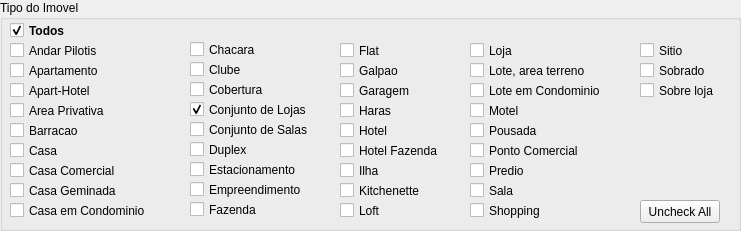
  <widget class="QGroupBox" name="gb_tipo_imovel">
   <property name="geometry">
    <rect>
     <x>38</x>
     <y>70</y>
     <width>741</width>
     <height>231</height>
    </rect>
   </property>
   <property name="title">
    <string>Tipo do Imovel</string>
   </property>
   <widget class="QCheckBox" name="cb_todos">
    <property name="geometry">
     <rect>
      <x>10</x>
      <y>20</y>
      <width>85</width>
      <height>21</height>
     </rect>
    </property>
    <property name="font">
     <font>
      <weight>75</weight>
      <bold>true</bold>
     </font>
    </property>
    <property name="text">
     <string>Todos</string>
    </property>
    <property name="shortcut">
     <string>Backspace</string>
    </property>
    <property name="checked">
     <bool>true</bool>
    </property>
    <property name="autoExclusive">
     <bool>false</bool>
    </property>
    <property name="tristate">
     <bool>false</bool>
    </property>
   </widget>
   <widget class="QCheckBox" name="cb_andar_pilotis">
    <property name="geometry">
     <rect>
      <x>10</x>
      <y>40</y>
      <width>101</width>
      <height>21</height>
     </rect>
    </property>
    <property name="text">
     <string>Andar Pilotis</string>
    </property>
    <property name="shortcut">
     <string>Backspace</string>
    </property>
    <property name="checked">
     <bool>false</bool>
    </property>
    <property name="autoExclusive">
     <bool>false</bool>
    </property>
    <attribute name="buttonGroup">
     <string notr="true">bt_group_tipo_imovel</string>
    </attribute>
   </widget>
   <widget class="QCheckBox" name="cb_casa_comercial">
    <property name="geometry">
     <rect>
      <x>10</x>
      <y>160</y>
      <width>121</width>
      <height>21</height>
     </rect>
    </property>
    <property name="text">
     <string>Casa Comercial</string>
    </property>
    <property name="shortcut">
     <string>Backspace</string>
    </property>
    <property name="checked">
     <bool>false</bool>
    </property>
    <property name="autoExclusive">
     <bool>false</bool>
    </property>
    <attribute name="buttonGroup">
     <string notr="true">bt_group_tipo_imovel</string>
    </attribute>
   </widget>
   <widget class="QCheckBox" name="cb_casa_geminada">
    <property name="geometry">
     <rect>
      <x>10</x>
      <y>180</y>
      <width>121</width>
      <height>21</height>
     </rect>
    </property>
    <property name="text">
     <string>Casa Geminada</string>
    </property>
    <property name="shortcut">
     <string>Backspace</string>
    </property>
    <property name="checked">
     <bool>false</bool>
    </property>
    <property name="autoExclusive">
     <bool>false</bool>
    </property>
    <attribute name="buttonGroup">
     <string notr="true">bt_group_tipo_imovel</string>
    </attribute>
   </widget>
   <widget class="QCheckBox" name="cb_area_privativa">
    <property name="geometry">
     <rect>
      <x>10</x>
      <y>100</y>
      <width>111</width>
      <height>21</height>
     </rect>
    </property>
    <property name="text">
     <string>Area Privativa</string>
    </property>
    <property name="shortcut">
     <string>Backspace</string>
    </property>
    <property name="checked">
     <bool>false</bool>
    </property>
    <property name="autoExclusive">
     <bool>false</bool>
    </property>
    <attribute name="buttonGroup">
     <string notr="true">bt_group_tipo_imovel</string>
    </attribute>
   </widget>
   <widget class="QCheckBox" name="cb_apart_hotel">
    <property name="geometry">
     <rect>
      <x>10</x>
      <y>80</y>
      <width>101</width>
      <height>21</height>
     </rect>
    </property>
    <property name="text">
     <string>Apart-Hotel</string>
    </property>
    <property name="shortcut">
     <string>Backspace</string>
    </property>
    <property name="checked">
     <bool>false</bool>
    </property>
    <property name="autoExclusive">
     <bool>false</bool>
    </property>
    <attribute name="buttonGroup">
     <string notr="true">bt_group_tipo_imovel</string>
    </attribute>
   </widget>
   <widget class="QCheckBox" name="cb_apartamento">
    <property name="geometry">
     <rect>
      <x>10</x>
      <y>60</y>
      <width>111</width>
      <height>21</height>
     </rect>
    </property>
    <property name="text">
     <string>Apartamento</string>
    </property>
    <property name="shortcut">
     <string>Backspace</string>
    </property>
    <property name="checked">
     <bool>false</bool>
    </property>
    <property name="autoExclusive">
     <bool>false</bool>
    </property>
    <attribute name="buttonGroup">
     <string notr="true">bt_group_tipo_imovel</string>
    </attribute>
   </widget>
   <widget class="QCheckBox" name="cb_clube">
    <property name="geometry">
     <rect>
      <x>190</x>
      <y>59</y>
      <width>85</width>
      <height>21</height>
     </rect>
    </property>
    <property name="text">
     <string>Clube</string>
    </property>
    <property name="shortcut">
     <string>Backspace</string>
    </property>
    <property name="checked">
     <bool>false</bool>
    </property>
    <property name="autoExclusive">
     <bool>false</bool>
    </property>
    <attribute name="buttonGroup">
     <string notr="true">bt_group_tipo_imovel</string>
    </attribute>
   </widget>
   <widget class="QCheckBox" name="cb_chacara">
    <property name="geometry">
     <rect>
      <x>190</x>
      <y>39</y>
      <width>85</width>
      <height>21</height>
     </rect>
    </property>
    <property name="text">
     <string>Chacara</string>
    </property>
    <property name="shortcut">
     <string>Backspace</string>
    </property>
    <property name="checked">
     <bool>false</bool>
    </property>
    <property name="autoExclusive">
     <bool>false</bool>
    </property>
    <attribute name="buttonGroup">
     <string notr="true">bt_group_tipo_imovel</string>
    </attribute>
   </widget>
   <widget class="QCheckBox" name="cb_casa_condominio">
    <property name="geometry">
     <rect>
      <x>10</x>
      <y>200</y>
      <width>151</width>
      <height>21</height>
     </rect>
    </property>
    <property name="text">
     <string>Casa em Condominio</string>
    </property>
    <property name="shortcut">
     <string>Backspace</string>
    </property>
    <property name="checked">
     <bool>false</bool>
    </property>
    <property name="autoExclusive">
     <bool>false</bool>
    </property>
    <attribute name="buttonGroup">
     <string notr="true">bt_group_tipo_imovel</string>
    </attribute>
   </widget>
   <widget class="QCheckBox" name="cb_barracao">
    <property name="geometry">
     <rect>
      <x>10</x>
      <y>120</y>
      <width>85</width>
      <height>21</height>
     </rect>
    </property>
    <property name="text">
     <string>Barracao</string>
    </property>
    <property name="shortcut">
     <string>Backspace</string>
    </property>
    <property name="checked">
     <bool>false</bool>
    </property>
    <property name="autoExclusive">
     <bool>false</bool>
    </property>
    <attribute name="buttonGroup">
     <string notr="true">bt_group_tipo_imovel</string>
    </attribute>
   </widget>
   <widget class="QCheckBox" name="cb_conjunto_lojas">
    <property name="geometry">
     <rect>
      <x>190</x>
      <y>99</y>
      <width>131</width>
      <height>21</height>
     </rect>
    </property>
    <property name="text">
     <string>Conjunto de Lojas</string>
    </property>
    <property name="shortcut">
     <string>Backspace</string>
    </property>
    <property name="checked">
     <bool>true</bool>
    </property>
    <property name="autoExclusive">
     <bool>false</bool>
    </property>
    <attribute name="buttonGroup">
     <string notr="true">bt_group_tipo_imovel</string>
    </attribute>
   </widget>
   <widget class="QCheckBox" name="cb_conjunto_salas">
    <property name="geometry">
     <rect>
      <x>190</x>
      <y>119</y>
      <width>131</width>
      <height>21</height>
     </rect>
    </property>
    <property name="text">
     <string>Conjunto de Salas</string>
    </property>
    <property name="shortcut">
     <string>Backspace</string>
    </property>
    <property name="checked">
     <bool>false</bool>
    </property>
    <property name="autoExclusive">
     <bool>false</bool>
    </property>
    <attribute name="buttonGroup">
     <string notr="true">bt_group_tipo_imovel</string>
    </attribute>
   </widget>
   <widget class="QCheckBox" name="cb_duplex">
    <property name="geometry">
     <rect>
      <x>190</x>
      <y>139</y>
      <width>85</width>
      <height>21</height>
     </rect>
    </property>
    <property name="text">
     <string>Duplex</string>
    </property>
    <property name="shortcut">
     <string>Backspace</string>
    </property>
    <property name="checked">
     <bool>false</bool>
    </property>
    <property name="autoExclusive">
     <bool>false</bool>
    </property>
    <attribute name="buttonGroup">
     <string notr="true">bt_group_tipo_imovel</string>
    </attribute>
   </widget>
   <widget class="QCheckBox" name="cb_estacionamento">
    <property name="geometry">
     <rect>
      <x>190</x>
      <y>159</y>
      <width>121</width>
      <height>21</height>
     </rect>
    </property>
    <property name="text">
     <string>Estacionamento</string>
    </property>
    <property name="shortcut">
     <string>Backspace</string>
    </property>
    <property name="checked">
     <bool>false</bool>
    </property>
    <property name="autoExclusive">
     <bool>false</bool>
    </property>
    <attribute name="buttonGroup">
     <string notr="true">bt_group_tipo_imovel</string>
    </attribute>
   </widget>
   <widget class="QCheckBox" name="cb_empreendimento">
    <property name="geometry">
     <rect>
      <x>190</x>
      <y>179</y>
      <width>131</width>
      <height>21</height>
     </rect>
    </property>
    <property name="text">
     <string>Empreendimento</string>
    </property>
    <property name="shortcut">
     <string>Backspace</string>
    </property>
    <property name="checked">
     <bool>false</bool>
    </property>
    <property name="autoExclusive">
     <bool>false</bool>
    </property>
    <attribute name="buttonGroup">
     <string notr="true">bt_group_tipo_imovel</string>
    </attribute>
   </widget>
   <widget class="QCheckBox" name="cb_flat">
    <property name="geometry">
     <rect>
      <x>340</x>
      <y>40</y>
      <width>85</width>
      <height>21</height>
     </rect>
    </property>
    <property name="text">
     <string>Flat</string>
    </property>
    <property name="shortcut">
     <string>Backspace</string>
    </property>
    <property name="checked">
     <bool>false</bool>
    </property>
    <property name="autoExclusive">
     <bool>false</bool>
    </property>
    <attribute name="buttonGroup">
     <string notr="true">bt_group_tipo_imovel</string>
    </attribute>
   </widget>
   <widget class="QCheckBox" name="cb_galpao">
    <property name="geometry">
     <rect>
      <x>340</x>
      <y>60</y>
      <width>85</width>
      <height>21</height>
     </rect>
    </property>
    <property name="text">
     <string>Galpao</string>
    </property>
    <property name="shortcut">
     <string>Backspace</string>
    </property>
    <property name="checked">
     <bool>false</bool>
    </property>
    <property name="autoExclusive">
     <bool>false</bool>
    </property>
    <attribute name="buttonGroup">
     <string notr="true">bt_group_tipo_imovel</string>
    </attribute>
   </widget>
   <widget class="QCheckBox" name="cb_garagem">
    <property name="geometry">
     <rect>
      <x>340</x>
      <y>80</y>
      <width>85</width>
      <height>21</height>
     </rect>
    </property>
    <property name="text">
     <string>Garagem</string>
    </property>
    <property name="shortcut">
     <string>Backspace</string>
    </property>
    <property name="checked">
     <bool>false</bool>
    </property>
    <property name="autoExclusive">
     <bool>false</bool>
    </property>
    <attribute name="buttonGroup">
     <string notr="true">bt_group_tipo_imovel</string>
    </attribute>
   </widget>
   <widget class="QCheckBox" name="cb_haras">
    <property name="geometry">
     <rect>
      <x>340</x>
      <y>100</y>
      <width>85</width>
      <height>21</height>
     </rect>
    </property>
    <property name="text">
     <string>Haras</string>
    </property>
    <property name="shortcut">
     <string>Backspace</string>
    </property>
    <property name="checked">
     <bool>false</bool>
    </property>
    <property name="autoExclusive">
     <bool>false</bool>
    </property>
    <attribute name="buttonGroup">
     <string notr="true">bt_group_tipo_imovel</string>
    </attribute>
   </widget>
   <widget class="QCheckBox" name="cb_hotel">
    <property name="geometry">
     <rect>
      <x>340</x>
      <y>120</y>
      <width>85</width>
      <height>21</height>
     </rect>
    </property>
    <property name="text">
     <string>Hotel</string>
    </property>
    <property name="shortcut">
     <string>Backspace</string>
    </property>
    <property name="checked">
     <bool>false</bool>
    </property>
    <property name="autoExclusive">
     <bool>false</bool>
    </property>
    <attribute name="buttonGroup">
     <string notr="true">bt_group_tipo_imovel</string>
    </attribute>
   </widget>
   <widget class="QCheckBox" name="cb_ilha">
    <property name="geometry">
     <rect>
      <x>340</x>
      <y>160</y>
      <width>85</width>
      <height>21</height>
     </rect>
    </property>
    <property name="text">
     <string>Ilha</string>
    </property>
    <property name="shortcut">
     <string>Backspace</string>
    </property>
    <property name="checked">
     <bool>false</bool>
    </property>
    <property name="autoExclusive">
     <bool>false</bool>
    </property>
    <attribute name="buttonGroup">
     <string notr="true">bt_group_tipo_imovel</string>
    </attribute>
   </widget>
   <widget class="QCheckBox" name="cb_kitchenette">
    <property name="geometry">
     <rect>
      <x>340</x>
      <y>180</y>
      <width>101</width>
      <height>21</height>
     </rect>
    </property>
    <property name="text">
     <string>Kitchenette</string>
    </property>
    <property name="shortcut">
     <string>Backspace</string>
    </property>
    <property name="checked">
     <bool>false</bool>
    </property>
    <property name="autoExclusive">
     <bool>false</bool>
    </property>
    <attribute name="buttonGroup">
     <string notr="true">bt_group_tipo_imovel</string>
    </attribute>
   </widget>
   <widget class="QCheckBox" name="cb_loft">
    <property name="geometry">
     <rect>
      <x>340</x>
      <y>200</y>
      <width>85</width>
      <height>21</height>
     </rect>
    </property>
    <property name="text">
     <string>Loft</string>
    </property>
    <property name="shortcut">
     <string>Backspace</string>
    </property>
    <property name="checked">
     <bool>false</bool>
    </property>
    <property name="autoExclusive">
     <bool>false</bool>
    </property>
    <attribute name="buttonGroup">
     <string notr="true">bt_group_tipo_imovel</string>
    </attribute>
   </widget>
   <widget class="QCheckBox" name="cb_loja">
    <property name="geometry">
     <rect>
      <x>470</x>
      <y>40</y>
      <width>85</width>
      <height>21</height>
     </rect>
    </property>
    <property name="text">
     <string>Loja</string>
    </property>
    <property name="shortcut">
     <string>Backspace</string>
    </property>
    <property name="checked">
     <bool>false</bool>
    </property>
    <property name="autoExclusive">
     <bool>false</bool>
    </property>
    <attribute name="buttonGroup">
     <string notr="true">bt_group_tipo_imovel</string>
    </attribute>
   </widget>
   <widget class="QCheckBox" name="cb_area_terreno">
    <property name="geometry">
     <rect>
      <x>470</x>
      <y>60</y>
      <width>141</width>
      <height>21</height>
     </rect>
    </property>
    <property name="text">
     <string>Lote, area terreno</string>
    </property>
    <property name="shortcut">
     <string>Backspace</string>
    </property>
    <property name="checked">
     <bool>false</bool>
    </property>
    <property name="autoExclusive">
     <bool>false</bool>
    </property>
    <attribute name="buttonGroup">
     <string notr="true">bt_group_tipo_imovel</string>
    </attribute>
   </widget>
   <widget class="QCheckBox" name="cb_motel">
    <property name="geometry">
     <rect>
      <x>470</x>
      <y>100</y>
      <width>85</width>
      <height>21</height>
     </rect>
    </property>
    <property name="text">
     <string>Motel</string>
    </property>
    <property name="shortcut">
     <string>Backspace</string>
    </property>
    <property name="checked">
     <bool>false</bool>
    </property>
    <property name="autoExclusive">
     <bool>false</bool>
    </property>
    <attribute name="buttonGroup">
     <string notr="true">bt_group_tipo_imovel</string>
    </attribute>
   </widget>
   <widget class="QCheckBox" name="cb_pousada">
    <property name="geometry">
     <rect>
      <x>470</x>
      <y>120</y>
      <width>85</width>
      <height>21</height>
     </rect>
    </property>
    <property name="text">
     <string>Pousada</string>
    </property>
    <property name="shortcut">
     <string>Backspace</string>
    </property>
    <property name="checked">
     <bool>false</bool>
    </property>
    <property name="autoExclusive">
     <bool>false</bool>
    </property>
    <attribute name="buttonGroup">
     <string notr="true">bt_group_tipo_imovel</string>
    </attribute>
   </widget>
   <widget class="QCheckBox" name="cb_ponto_comercial">
    <property name="geometry">
     <rect>
      <x>470</x>
      <y>140</y>
      <width>121</width>
      <height>21</height>
     </rect>
    </property>
    <property name="text">
     <string>Ponto Comercial</string>
    </property>
    <property name="shortcut">
     <string>Backspace</string>
    </property>
    <property name="checked">
     <bool>false</bool>
    </property>
    <property name="autoExclusive">
     <bool>false</bool>
    </property>
    <attribute name="buttonGroup">
     <string notr="true">bt_group_tipo_imovel</string>
    </attribute>
   </widget>
   <widget class="QCheckBox" name="cb_predio">
    <property name="geometry">
     <rect>
      <x>470</x>
      <y>160</y>
      <width>85</width>
      <height>21</height>
     </rect>
    </property>
    <property name="text">
     <string>Predio</string>
    </property>
    <property name="shortcut">
     <string>Backspace</string>
    </property>
    <property name="checked">
     <bool>false</bool>
    </property>
    <property name="autoExclusive">
     <bool>false</bool>
    </property>
    <attribute name="buttonGroup">
     <string notr="true">bt_group_tipo_imovel</string>
    </attribute>
   </widget>
   <widget class="QCheckBox" name="cb_sala">
    <property name="geometry">
     <rect>
      <x>470</x>
      <y>180</y>
      <width>85</width>
      <height>21</height>
     </rect>
    </property>
    <property name="text">
     <string>Sala</string>
    </property>
    <property name="shortcut">
     <string>Backspace</string>
    </property>
    <property name="checked">
     <bool>false</bool>
    </property>
    <property name="autoExclusive">
     <bool>false</bool>
    </property>
    <attribute name="buttonGroup">
     <string notr="true">bt_group_tipo_imovel</string>
    </attribute>
   </widget>
   <widget class="QCheckBox" name="cb_fazenda">
    <property name="geometry">
     <rect>
      <x>190</x>
      <y>199</y>
      <width>85</width>
      <height>21</height>
     </rect>
    </property>
    <property name="text">
     <string>Fazenda</string>
    </property>
    <property name="shortcut">
     <string>Backspace</string>
    </property>
    <property name="checked">
     <bool>false</bool>
    </property>
    <property name="autoExclusive">
     <bool>false</bool>
    </property>
    <attribute name="buttonGroup">
     <string notr="true">bt_group_tipo_imovel</string>
    </attribute>
   </widget>
   <widget class="QCheckBox" name="cb_lote_condominio">
    <property name="geometry">
     <rect>
      <x>470</x>
      <y>80</y>
      <width>151</width>
      <height>21</height>
     </rect>
    </property>
    <property name="text">
     <string>Lote em Condominio</string>
    </property>
    <property name="shortcut">
     <string>Backspace</string>
    </property>
    <property name="checked">
     <bool>false</bool>
    </property>
    <property name="autoExclusive">
     <bool>false</bool>
    </property>
    <attribute name="buttonGroup">
     <string notr="true">bt_group_tipo_imovel</string>
    </attribute>
   </widget>
   <widget class="QCheckBox" name="cb_casa">
    <property name="geometry">
     <rect>
      <x>10</x>
      <y>140</y>
      <width>85</width>
      <height>21</height>
     </rect>
    </property>
    <property name="text">
     <string>Casa</string>
    </property>
    <property name="shortcut">
     <string>Backspace</string>
    </property>
    <property name="checked">
     <bool>false</bool>
    </property>
    <property name="autoExclusive">
     <bool>false</bool>
    </property>
    <attribute name="buttonGroup">
     <string notr="true">bt_group_tipo_imovel</string>
    </attribute>
   </widget>
   <widget class="QCheckBox" name="cb_hotel_fazenda">
    <property name="geometry">
     <rect>
      <x>340</x>
      <y>140</y>
      <width>111</width>
      <height>21</height>
     </rect>
    </property>
    <property name="text">
     <string>Hotel Fazenda</string>
    </property>
    <property name="shortcut">
     <string>Backspace</string>
    </property>
    <property name="checked">
     <bool>false</bool>
    </property>
    <property name="autoExclusive">
     <bool>false</bool>
    </property>
    <attribute name="buttonGroup">
     <string notr="true">bt_group_tipo_imovel</string>
    </attribute>
   </widget>
   <widget class="QCheckBox" name="cb_cobertura">
    <property name="geometry">
     <rect>
      <x>190</x>
      <y>79</y>
      <width>85</width>
      <height>21</height>
     </rect>
    </property>
    <property name="text">
     <string>Cobertura</string>
    </property>
    <property name="shortcut">
     <string>Backspace</string>
    </property>
    <property name="checked">
     <bool>false</bool>
    </property>
    <property name="autoExclusive">
     <bool>false</bool>
    </property>
    <attribute name="buttonGroup">
     <string notr="true">bt_group_tipo_imovel</string>
    </attribute>
   </widget>
   <widget class="QCheckBox" name="cb_shopping">
    <property name="geometry">
     <rect>
      <x>470</x>
      <y>200</y>
      <width>85</width>
      <height>21</height>
     </rect>
    </property>
    <property name="text">
     <string>Shopping</string>
    </property>
    <property name="shortcut">
     <string>Backspace</string>
    </property>
    <property name="checked">
     <bool>false</bool>
    </property>
    <property name="autoExclusive">
     <bool>false</bool>
    </property>
    <attribute name="buttonGroup">
     <string notr="true">bt_group_tipo_imovel</string>
    </attribute>
   </widget>
   <widget class="QCheckBox" name="cb_sobre_loja">
    <property name="geometry">
     <rect>
      <x>640</x>
      <y>80</y>
      <width>85</width>
      <height>21</height>
     </rect>
    </property>
    <property name="text">
     <string>Sobre loja</string>
    </property>
    <property name="shortcut">
     <string>Backspace</string>
    </property>
    <property name="checked">
     <bool>false</bool>
    </property>
    <property name="autoExclusive">
     <bool>false</bool>
    </property>
    <attribute name="buttonGroup">
     <string notr="true">bt_group_tipo_imovel</string>
    </attribute>
   </widget>
   <widget class="QCheckBox" name="cb_sitio">
    <property name="geometry">
     <rect>
      <x>640</x>
      <y>40</y>
      <width>85</width>
      <height>21</height>
     </rect>
    </property>
    <property name="text">
     <string>Sitio</string>
    </property>
    <property name="shortcut">
     <string>Backspace</string>
    </property>
    <property name="checked">
     <bool>false</bool>
    </property>
    <property name="autoExclusive">
     <bool>false</bool>
    </property>
    <attribute name="buttonGroup">
     <string notr="true">bt_group_tipo_imovel</string>
    </attribute>
   </widget>
   <widget class="QCheckBox" name="cb_sobrado">
    <property name="geometry">
     <rect>
      <x>640</x>
      <y>60</y>
      <width>85</width>
      <height>21</height>
     </rect>
    </property>
    <property name="text">
     <string>Sobrado</string>
    </property>
    <property name="shortcut">
     <string>Backspace</string>
    </property>
    <property name="checked">
     <bool>false</bool>
    </property>
    <property name="autoExclusive">
     <bool>false</bool>
    </property>
    <attribute name="buttonGroup">
     <string notr="true">bt_group_tipo_imovel</string>
    </attribute>
   </widget>
   <widget class="QPushButton" name="btn_uncheck_all">
    <property name="geometry">
     <rect>
      <x>640</x>
      <y>200</y>
      <width>80</width>
      <height>23</height>
     </rect>
    </property>
    <property name="text">
     <string>Uncheck All</string>
    </property>
   </widget>
  </widget>
